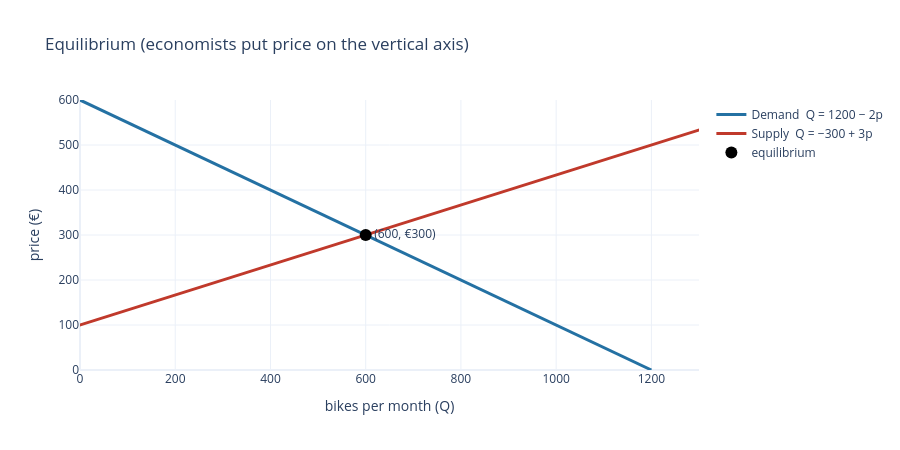

This figure's notebook cell:
### Markdown cell above
### Market equilibrium — two facts, two unknowns

$$Q_d = 1200 - 2p \qquad Q_s = -300 + 3p$$

Setting $Q_d = Q_s$: $\;1500 = 5p \Rightarrow p^* = 300,\; Q^* = 600$.

The algebra is the answer; the picture is the check.

### Code cell
p = np.linspace(0, 600, 601)
Qd, Qs = 1200 - 2*p, -300 + 3*p
fig = go.Figure()
fig.add_scatter(x=Qd, y=p, name="Demand  Q = 1200 − 2p", line=dict(color="#2471a3", width=3))
fig.add_scatter(x=Qs, y=p, name="Supply  Q = −300 + 3p", line=dict(color="#c0392b", width=3))
fig.add_scatter(x=[600], y=[300], mode="markers+text", text=["(600, €300)"], textposition="middle right",
                marker=dict(size=12, color="black"), name="equilibrium")
fig.update_layout(title="Equilibrium (economists put price on the vertical axis)",
                  xaxis_title="bikes per month (Q)", yaxis_title="price (€)",
                  xaxis_range=[0, 1300], yaxis_range=[0, 600], template="plotly_white", height=450)
fig.show()

### Figure 1 — Plotly figure (JSON) as saved in the notebook; plotly's stock layout.template omitted (floating-point values rounded to 4 significant figures; data arrays with more than 128 entries replaced by an {"elided": "..."} marker saying what was removed)
{"data": [{"line": {"color": "#2471a3", "width": 3}, "name": "Demand  Q = 1200 − 2p", "type": "scatter", "x": {"elided": "601 float values"}, "y": {"elided": "601 float values"}}, {"line": {"color": "#c0392b", "width": 3}, "name": "Supply  Q = −300 + 3p", "type": "scatter", "x": {"elided": "601 float values"}, "y": {"elided": "601 float values"}}, {"marker": {"color": "black", "size": 12}, "mode": "markers+text", "name": "equilibrium", "text": ["(600, €300)"], "textposition": "middle right", "type": "scatter", "x": [600], "y": [300]}], "layout": {"height": 450, "title": {"text": "Equilibrium (economists put price on the vertical axis)"}, "xaxis": {"range": [0, 1300], "title": {"text": "bikes per month (Q)"}}, "yaxis": {"range": [0, 600], "title": {"text": "price (€)"}}}}
